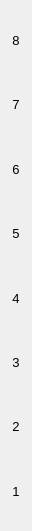
   <widget class="QWidget" name="verticalLayoutWidget_3">
    <property name="geometry">
     <rect>
      <x>30</x>
      <y>70</y>
      <width>32</width>
      <height>531</height>
     </rect>
    </property>
    <property name="font">
     <font>
      <pointsize>10</pointsize>
     </font>
    </property>
    <layout class="QVBoxLayout" name="verticalLayout">
     <item>
      <widget class="QLabel" name="label">
       <property name="minimumSize">
        <size>
         <width>0</width>
         <height>0</height>
        </size>
       </property>
       <property name="maximumSize">
        <size>
         <width>16777215</width>
         <height>16777215</height>
        </size>
       </property>
       <property name="font">
        <font>
         <pointsize>10</pointsize>
        </font>
       </property>
       <property name="text">
        <string>8</string>
       </property>
       <property name="alignment">
        <set>Qt::AlignCenter</set>
       </property>
      </widget>
     </item>
     <item>
      <widget class="QLabel" name="label_2">
       <property name="font">
        <font>
         <pointsize>10</pointsize>
        </font>
       </property>
       <property name="text">
        <string>7</string>
       </property>
       <property name="alignment">
        <set>Qt::AlignCenter</set>
       </property>
      </widget>
     </item>
     <item>
      <widget class="QLabel" name="label_3">
       <property name="font">
        <font>
         <pointsize>10</pointsize>
        </font>
       </property>
       <property name="text">
        <string>6</string>
       </property>
       <property name="alignment">
        <set>Qt::AlignCenter</set>
       </property>
      </widget>
     </item>
     <item>
      <widget class="QLabel" name="label_4">
       <property name="font">
        <font>
         <pointsize>10</pointsize>
        </font>
       </property>
       <property name="text">
        <string>5</string>
       </property>
       <property name="alignment">
        <set>Qt::AlignCenter</set>
       </property>
      </widget>
     </item>
     <item>
      <widget class="QLabel" name="label_5">
       <property name="font">
        <font>
         <pointsize>10</pointsize>
        </font>
       </property>
       <property name="text">
        <string>4</string>
       </property>
       <property name="alignment">
        <set>Qt::AlignCenter</set>
       </property>
      </widget>
     </item>
     <item>
      <widget class="QLabel" name="label_6">
       <property name="font">
        <font>
         <pointsize>10</pointsize>
        </font>
       </property>
       <property name="text">
        <string>3</string>
       </property>
       <property name="alignment">
        <set>Qt::AlignCenter</set>
       </property>
      </widget>
     </item>
     <item>
      <widget class="QLabel" name="label_7">
       <property name="font">
        <font>
         <pointsize>10</pointsize>
        </font>
       </property>
       <property name="text">
        <string>2</string>
       </property>
       <property name="alignment">
        <set>Qt::AlignCenter</set>
       </property>
      </widget>
     </item>
     <item>
      <widget class="QLabel" name="label_8">
       <property name="font">
        <font>
         <pointsize>10</pointsize>
        </font>
       </property>
       <property name="text">
        <string>1</string>
       </property>
       <property name="alignment">
        <set>Qt::AlignCenter</set>
       </property>
      </widget>
     </item>
    </layout>
   </widget>
